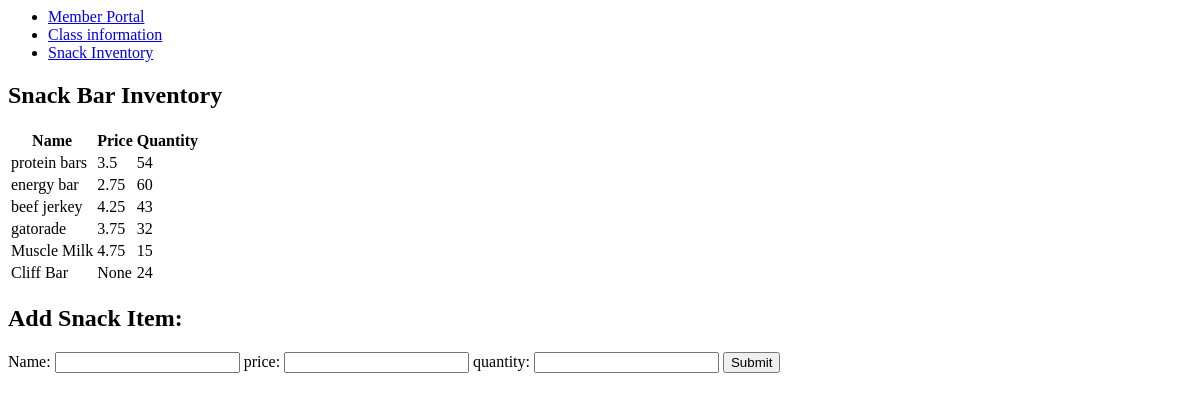
The page /snacks on the database as committed earlier.
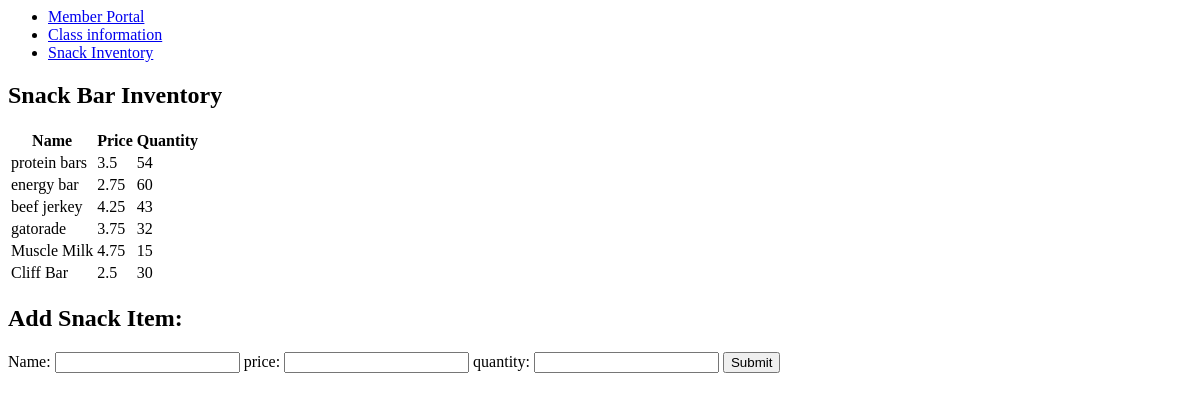
The same page on the database as committed later.
### main.py (models this page shows)
class Snacks(db.Model):
    snack_id = db.Column(db.Integer, primary_key=True)
    snack_name = db.Column(db.String)
    snack_count = db.Column(db.Integer)
    unit_price = db.Column(db.Float)

### main.py (the view)
@app.route('/snacks')
def snacks():
    snacks_info = fetchSnackInfo()
    return render_template('Snacks.html', snacks=snacks_info)

### main.py (called while the page is built)
def fetchSnackInfo():
    with app.app_context():
        query = db.session.query(Snacks).all()
        snacks_info = []
        for snack in query:
            snack_info = {
                'snack_name': snack.snack_name,
                'snack_count': snack.snack_count,
                'unit_price': snack.unit_price
            }
            snacks_info.append(snack_info)
    return snacks_info

### templates/Snacks.html (shortened to what this page needs)
{% extends "base.html" %}
{% block content %}
<h2>Snack Bar Inventory</h2>
<table>
    <tr>
        <th>Name</th>
        <th>Price</th>
        <th>Quantity</th>
    </tr>
    {% for snack in snacks %}
        <tr>
            <td>{{ snack.snack_name }}</td>
            <td>{{ snack.unit_price }}</td>
            <td>{{ snack.snack_count }}</td>
        </tr>
    {% endfor %}
</table>
<h2>Add Snack Item:</h2>
<form action="/addsnack" method="post">
    Name: <input type="text" name="name" value="">
    price: <input type="number" step="0.01" name="price" value="">
    quantity: <input type="number" name="count" value="">
    <input type="submit">
</form>
{% endblock %}

### templates/base.html (shortened to what this page needs)
<html>
    <head>
    </head>
    <body>
        <nav>
            <ul>
                <li><a  href="/">Member Portal</a></li>
                <li><a  href="/classes">Class information</a></li>
                <li><a  href="/snacks">Snack Inventory</a></li>
            </ul>
        </nav>
        {% block content %}
        {% endblock %}
    </body>
</html>

Rows that differ between the two databases and show on the page:
changed Snacks "Cliff Bar": unit_price "None" → "2.5"; snack_count "24" → "30"
